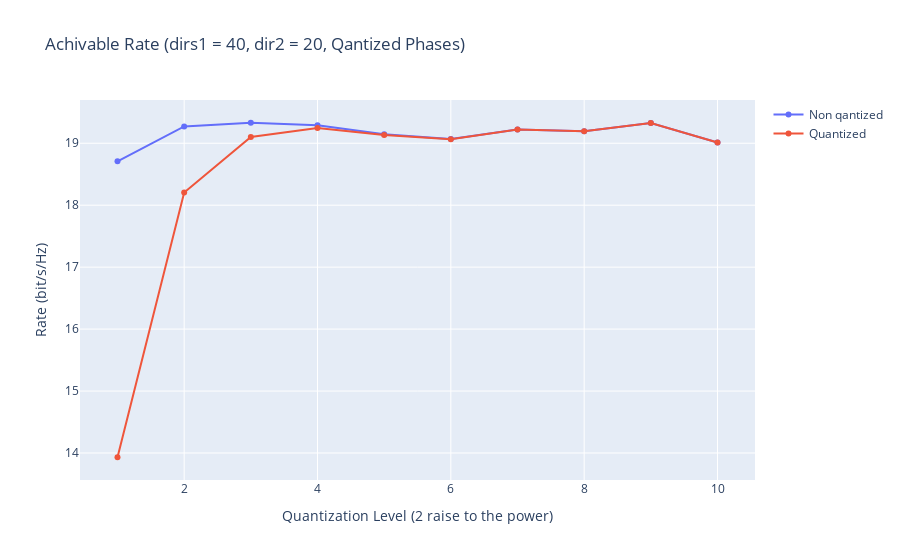

The cell this chart's notebook holds for it:
### Code cell
# Create traces for real part
mixfigure = go.Figure()
mixfigure.add_trace(go.Scatter(x=np.arange(1, 11), y=max_rates, mode='lines+markers', name='Non qantized'))
mixfigure.add_trace(go.Scatter(x=np.arange(1, 11), y=quantized_rate, mode='lines+markers', name='Quantized'))

# Add titles and labels
mixfigure.update_layout(
    title='Achivable Rate (dirs1 = 40, dir2 = 20, Qantized Phases)',
    xaxis_title='Quantization Level (2 raise to the power)',
    yaxis_title='Rate (bit/s/Hz)'
)

### Figure 1 — Plotly figure (JSON) as saved in the notebook; plotly's stock layout.template omitted (floating-point values rounded to 4 significant figures)
{"data": [{"mode": "lines+markers", "name": "Non qantized", "type": "scatter", "x": [1, 2, 3, 4, 5, 6, 7, 8, 9, 10], "y": [18.71, 19.27, 19.33, 19.29, 19.14, 19.07, 19.22, 19.19, 19.33, 19.01]}, {"mode": "lines+markers", "name": "Quantized", "type": "scatter", "x": [1, 2, 3, 4, 5, 6, 7, 8, 9, 10], "y": [13.93, 18.21, 19.1, 19.25, 19.13, 19.07, 19.22, 19.19, 19.33, 19.01]}], "layout": {"title": {"text": "Achivable Rate (dirs1 = 40, dir2 = 20, Qantized Phases)"}, "xaxis": {"title": {"text": "Quantization Level (2 raise to the power)"}}, "yaxis": {"title": {"text": "Rate (bit/s/Hz)"}}}}
